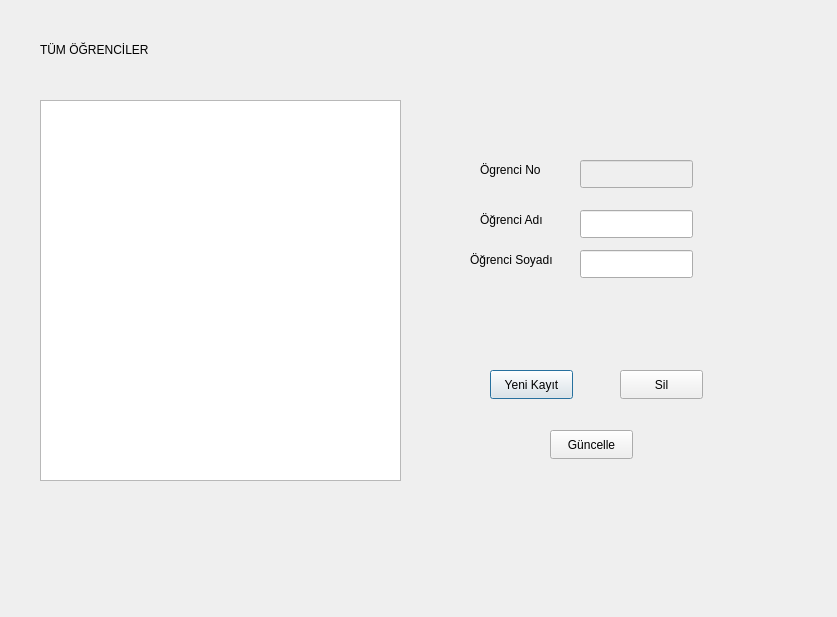
<?xml version="1.0" encoding="UTF-8"?>
<ui version="4.0">
 <class>ogrenci</class>
 <widget class="QDialog" name="ogrenci">
  <property name="geometry">
   <rect>
    <x>0</x>
    <y>0</y>
    <width>837</width>
    <height>617</height>
   </rect>
  </property>
  <property name="windowTitle">
   <string>Dialog</string>
  </property>
  <widget class="QPushButton" name="pushButton">
   <property name="geometry">
    <rect>
     <x>490</x>
     <y>370</y>
     <width>83</width>
     <height>29</height>
    </rect>
   </property>
   <property name="text">
    <string>Yeni Kayıt</string>
   </property>
  </widget>
  <widget class="QPushButton" name="pushButton_2">
   <property name="geometry">
    <rect>
     <x>620</x>
     <y>370</y>
     <width>83</width>
     <height>29</height>
    </rect>
   </property>
   <property name="text">
    <string>Sil</string>
   </property>
  </widget>
  <widget class="QPushButton" name="pushButton_3">
   <property name="geometry">
    <rect>
     <x>550</x>
     <y>430</y>
     <width>83</width>
     <height>29</height>
    </rect>
   </property>
   <property name="text">
    <string>Güncelle</string>
   </property>
  </widget>
  <widget class="QTableView" name="tableView">
   <property name="geometry">
    <rect>
     <x>40</x>
     <y>100</y>
     <width>361</width>
     <height>381</height>
    </rect>
   </property>
  </widget>
  <widget class="QLabel" name="label">
   <property name="geometry">
    <rect>
     <x>480</x>
     <y>160</y>
     <width>91</width>
     <height>20</height>
    </rect>
   </property>
   <property name="text">
    <string>Ögrenci No</string>
   </property>
  </widget>
  <widget class="QLabel" name="label_2">
   <property name="geometry">
    <rect>
     <x>480</x>
     <y>210</y>
     <width>91</width>
     <height>20</height>
    </rect>
   </property>
   <property name="text">
    <string>Öğrenci Adı</string>
   </property>
  </widget>
  <widget class="QLabel" name="label_3">
   <property name="geometry">
    <rect>
     <x>470</x>
     <y>250</y>
     <width>101</width>
     <height>20</height>
    </rect>
   </property>
   <property name="text">
    <string>Öğrenci Soyadı</string>
   </property>
  </widget>
  <widget class="QLineEdit" name="lineEdit">
   <property name="enabled">
    <bool>false</bool>
   </property>
   <property name="geometry">
    <rect>
     <x>580</x>
     <y>160</y>
     <width>113</width>
     <height>28</height>
    </rect>
   </property>
  </widget>
  <widget class="QLineEdit" name="lineEdit_2">
   <property name="geometry">
    <rect>
     <x>580</x>
     <y>210</y>
     <width>113</width>
     <height>28</height>
    </rect>
   </property>
  </widget>
  <widget class="QLineEdit" name="lineEdit_3">
   <property name="geometry">
    <rect>
     <x>580</x>
     <y>250</y>
     <width>113</width>
     <height>28</height>
    </rect>
   </property>
  </widget>
  <widget class="QLabel" name="label_4">
   <property name="geometry">
    <rect>
     <x>40</x>
     <y>40</y>
     <width>131</width>
     <height>20</height>
    </rect>
   </property>
   <property name="text">
    <string>TÜM ÖĞRENCİLER</string>
   </property>
  </widget>
 </widget>
 <resources/>
 <connections/>
</ui>
